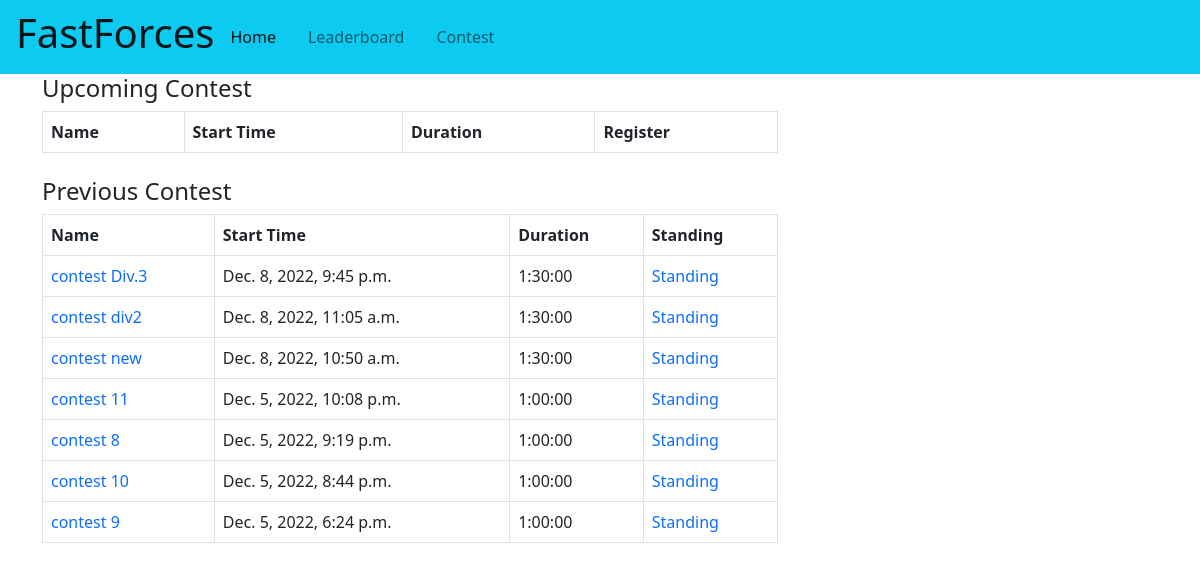
The app's page /contest/contestlist/ with its own data.
### contest/models.py (models this page shows, shortened)
class Contest(models.Model):
   name=models.CharField(max_length=50,null=True)
   start_time=models.DateTimeField(null=True, blank=True)
   end_time=models.DateTimeField(null=True, blank=True)
   duration=models.DurationField(null=True, blank=True)
   registered_user=models.IntegerField(default=0)
   a_score=models.IntegerField(default=10)
   b_score=models.IntegerField(default=20)
   c_score=models.IntegerField(default=30)
   d_score=models.IntegerField(default=50)

### contest/views.py (the view)
# urls.py: path('contestlist/',contest_views.contest_list , name='contest_list'),
def contest_list(request):
    today=datetime.datetime.now()
    contests=Contest.objects.all().order_by('-end_time')
    lst=[]
    today=datetime.datetime.now()
    if request.user.is_authenticated:
        registerds=RegisteredContestant.objects.filter(user=request.user)
        for registerd in registerds:
            if registerd.contest.start_time>today:
                lst.append(registerd.contest.pk)
    return render(request,"contest/contest_list.html",{"contests":contests,"today":today,"registered_ids":lst})

### contest/templates/contest/contest_list.html (shortened to what this page needs)
{% extends "user/base.html" %}
{% block content %}
<div class="container">
    <div class="row">
        <div class="col-8">
            <h4>Upcoming Contest</h4>
            <table class="table table-bordered">
                <thead>
                  <tr>
                    <th scope="col">Name</th>
                    <th scope="col">Start Time</th>
                    <th scope="col">Duration</th>
                    <th scope="col">Register</th>
                  </tr>
                </thead>
            </table>
        </div>
    </div>
    <div class="row mt-2">
        <div class="col-8">
            <h4>Previous Contest</h4>
            <table class="table table-bordered">
                <thead>
                  <tr>
                    <th scope="col">Name</th>
                    <th scope="col">Start Time</th>
                    <th scope="col">Duration</th>
                    <th scope="col">Standing</th>
                  </tr>
                </thead>
                <tbody>
                  {% for contest in contests %}
                  {% if contest.end_time < today   %}
                  <tr>
                    <td><a href="{% url 'contest:enter_contest2' contest.pk %}">{{contest.name}}</a></td>
                    <td>{{contest.start_time}}</td>
                    <td> {{contest.duration}} </td>
                    <td><a href="{% url 'contest:contest_standing' contest.pk %}">Standing</a></td>
                  </tr>
                  {% endif %}
                  {% endfor %}
                </tbody>
              </table>
        </div>
    </div>
</div>
{% endblock %}

### user/templates/user/base.html (style rules this page uses)
a { text-decoration: none; }

### records on screen
Contest: name "contest Div.3", start_time "Dec. 8, 2022, 9:45 p.m.", duration "1:30:00"
Contest: name "contest div2", start_time "Dec. 8, 2022, 11:05 a.m.", duration "1:30:00"
Contest: name "contest new", start_time "Dec. 8, 2022, 10:50 a.m.", duration "1:30:00"
Contest: name "contest 11", start_time "Dec. 5, 2022, 10:08 p.m.", duration "1:00:00"
Contest: name "contest 8", start_time "Dec. 5, 2022, 9:19 p.m.", duration "1:00:00"
Contest: name "contest 10", start_time "Dec. 5, 2022, 8:44 p.m.", duration "1:00:00"
Contest: name "contest 9", start_time "Dec. 5, 2022, 6:24 p.m.", duration "1:00:00"
